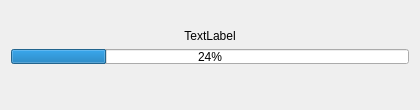
<?xml version="1.0" encoding="UTF-8"?>
<ui version="4.0">
 <class>SubDlg_TaskProgress</class>
 <widget class="QWidget" name="SubDlg_TaskProgress">
  <property name="geometry">
   <rect>
    <x>0</x>
    <y>0</y>
    <width>420</width>
    <height>110</height>
   </rect>
  </property>
  <property name="windowTitle">
   <string>Loading Scripts</string>
  </property>
  <layout class="QVBoxLayout" name="verticalLayout">
   <item>
    <layout class="QVBoxLayout" name="verticalLayout_main">
     <item>
      <spacer name="verticalSpacer">
       <property name="orientation">
        <enum>Qt::Vertical</enum>
       </property>
       <property name="sizeType">
        <enum>QSizePolicy::Preferred</enum>
       </property>
       <property name="sizeHint" stdset="0">
        <size>
         <width>20</width>
         <height>40</height>
        </size>
       </property>
      </spacer>
     </item>
     <item>
      <widget class="QLabel" name="label">
       <property name="sizePolicy">
        <sizepolicy hsizetype="Preferred" vsizetype="MinimumExpanding">
         <horstretch>0</horstretch>
         <verstretch>0</verstretch>
        </sizepolicy>
       </property>
       <property name="text">
        <string>TextLabel</string>
       </property>
       <property name="alignment">
        <set>Qt::AlignCenter</set>
       </property>
       <property name="wordWrap">
        <bool>true</bool>
       </property>
      </widget>
     </item>
     <item>
      <widget class="QProgressBar" name="progressBar">
       <property name="minimumSize">
        <size>
         <width>0</width>
         <height>15</height>
        </size>
       </property>
       <property name="value">
        <number>24</number>
       </property>
      </widget>
     </item>
     <item>
      <spacer name="verticalSpacer_3">
       <property name="orientation">
        <enum>Qt::Vertical</enum>
       </property>
       <property name="sizeHint" stdset="0">
        <size>
         <width>20</width>
         <height>40</height>
        </size>
       </property>
      </spacer>
     </item>
     <item>
      <spacer name="verticalSpacer_2">
       <property name="orientation">
        <enum>Qt::Vertical</enum>
       </property>
       <property name="sizeType">
        <enum>QSizePolicy::Preferred</enum>
       </property>
       <property name="sizeHint" stdset="0">
        <size>
         <width>20</width>
         <height>40</height>
        </size>
       </property>
      </spacer>
     </item>
    </layout>
   </item>
  </layout>
 </widget>
 <resources/>
 <connections/>
</ui>
